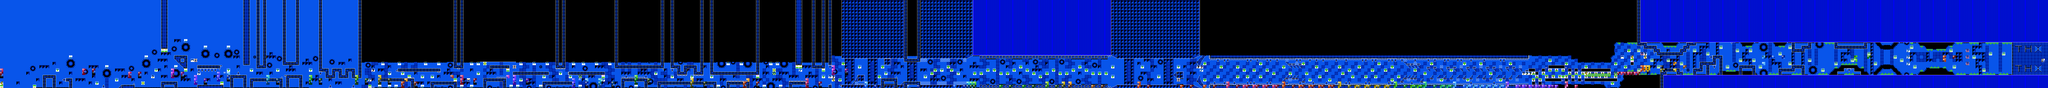

A 2D game scene composited from a Tiled map and its tileset images. What follows is a short description and the map's XML, with each tile layer's data collapsed to a summary:
An orthogonal 623x27 tile map with 16x16 px tiles, 2 tile layers (SP, ...), 2 tilesets.

<map version="1.10" tiledversion="1.11.2" orientation="orthogonal" renderorder="right-down" width="623" height="27" tilewidth="16" tileheight="16" infinite="0" nextlayerid="3" nextobjectid="1">
 <editorsettings>
  <chunksize width="16" height="27" />
  <export target="../LEVELS/LEVEL DATA/lvlset_B/darkparadise.csv" format="csv" />
 </editorsettings>
 <tileset firstgid="1" name="famidash" tilewidth="16" tileheight="16" tilecount="256" columns="16">
  <image source="../../../GRAPHICS/famidash.bmp" width="256" height="256" />
 </tileset>
 <tileset firstgid="257" name="sprites" tilewidth="16" tileheight="16" tilecount="256" columns="16">
  <image source="../../../GRAPHICS/sprites.png" width="256" height="256" />
 </tileset>
 <layer id="1" width="623" height="27">
  <data>[16821 cells, 16821 non-empty, 115 distinct tile ids]</data>
 </layer>
 <layer id="2" name="SP" width="623" height="27">
  <data>[16821 cells, 513 non-empty, 87 distinct tile ids]</data>
 </layer>
</map>
